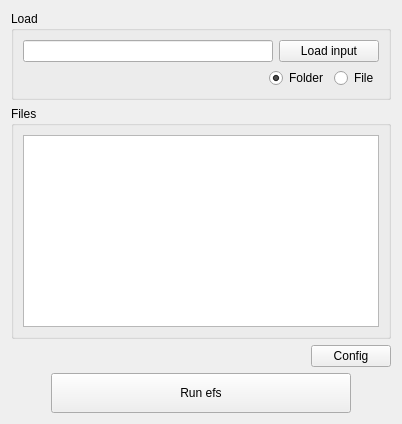
      <widget class="QWidget" name="tool3">
       <layout class="QVBoxLayout" name="verticalLayout_6" stretch="0,1,0,0">
        <item>
         <widget class="QGroupBox" name="groupBox_15">
          <property name="title">
           <string>Load</string>
          </property>
          <layout class="QVBoxLayout" name="verticalLayout_32">
           <item>
            <layout class="QHBoxLayout" name="horizontalLayout_35">
             <item>
              <widget class="QLineEdit" name="ef_inputEdit">
               <property name="focusPolicy">
                <enum>Qt::StrongFocus</enum>
               </property>
               <property name="text">
                <string/>
               </property>
               <property name="readOnly">
                <bool>true</bool>
               </property>
              </widget>
             </item>
             <item>
              <widget class="QPushButton" name="ef_inputBtn">
               <property name="minimumSize">
                <size>
                 <width>100</width>
                 <height>0</height>
                </size>
               </property>
               <property name="focusPolicy">
                <enum>Qt::StrongFocus</enum>
               </property>
               <property name="statusTip">
                <string>Load path to mats input</string>
               </property>
               <property name="text">
                <string>Load input</string>
               </property>
              </widget>
             </item>
            </layout>
           </item>
           <item>
            <layout class="QHBoxLayout" name="horizontalLayout_36">
             <item>
              <spacer name="horizontalSpacer_40">
               <property name="orientation">
                <enum>Qt::Horizontal</enum>
               </property>
               <property name="sizeHint" stdset="0">
                <size>
                 <width>40</width>
                 <height>20</height>
                </size>
               </property>
              </spacer>
             </item>
             <item>
              <widget class="QRadioButton" name="ef_folderRadio">
               <property name="focusPolicy">
                <enum>Qt::StrongFocus</enum>
               </property>
               <property name="statusTip">
                <string>Input folder with mats</string>
               </property>
               <property name="text">
                <string>Folder</string>
               </property>
               <property name="checked">
                <bool>true</bool>
               </property>
              </widget>
             </item>
             <item>
              <widget class="QRadioButton" name="ef_fileRadio">
               <property name="focusPolicy">
                <enum>Qt::StrongFocus</enum>
               </property>
               <property name="statusTip">
                <string>Input file with mats list</string>
               </property>
               <property name="text">
                <string>File</string>
               </property>
              </widget>
             </item>
            </layout>
           </item>
          </layout>
         </widget>
        </item>
        <item>
         <widget class="QGroupBox" name="groupBox_16">
          <property name="title">
           <string>Files</string>
          </property>
          <layout class="QVBoxLayout" name="verticalLayout_33">
           <item>
            <widget class="QListWidget" name="ef_matList">
             <property name="focusPolicy">
              <enum>Qt::StrongFocus</enum>
             </property>
             <property name="editTriggers">
              <set>QAbstractItemView::NoEditTriggers</set>
             </property>
            </widget>
           </item>
          </layout>
         </widget>
        </item>
        <item>
         <layout class="QHBoxLayout" name="horizontalLayout_12">
          <item>
           <spacer name="horizontalSpacer_8">
            <property name="orientation">
             <enum>Qt::Horizontal</enum>
            </property>
            <property name="sizeHint" stdset="0">
             <size>
              <width>40</width>
              <height>20</height>
             </size>
            </property>
           </spacer>
          </item>
          <item>
           <widget class="QPushButton" name="ef_configBtn">
            <property name="focusPolicy">
             <enum>Qt::StrongFocus</enum>
            </property>
            <property name="toolTip">
             <string/>
            </property>
            <property name="statusTip">
             <string>Configurate efs</string>
            </property>
            <property name="text">
             <string>Config</string>
            </property>
           </widget>
          </item>
         </layout>
        </item>
        <item>
         <layout class="QHBoxLayout" name="horizontalLayout_37">
          <item>
           <spacer name="horizontalSpacer_37">
            <property name="orientation">
             <enum>Qt::Horizontal</enum>
            </property>
            <property name="sizeHint" stdset="0">
             <size>
              <width>40</width>
              <height>20</height>
             </size>
            </property>
           </spacer>
          </item>
          <item>
           <widget class="QPushButton" name="ef_runBtn">
            <property name="minimumSize">
             <size>
              <width>300</width>
              <height>40</height>
             </size>
            </property>
            <property name="focusPolicy">
             <enum>Qt::StrongFocus</enum>
            </property>
            <property name="statusTip">
             <string>Run resim on listed logs</string>
            </property>
            <property name="text">
             <string>Run efs</string>
            </property>
           </widget>
          </item>
          <item>
           <spacer name="horizontalSpacer_38">
            <property name="orientation">
             <enum>Qt::Horizontal</enum>
            </property>
            <property name="sizeHint" stdset="0">
             <size>
              <width>40</width>
              <height>20</height>
             </size>
            </property>
           </spacer>
          </item>
         </layout>
        </item>
       </layout>
      </widget>
